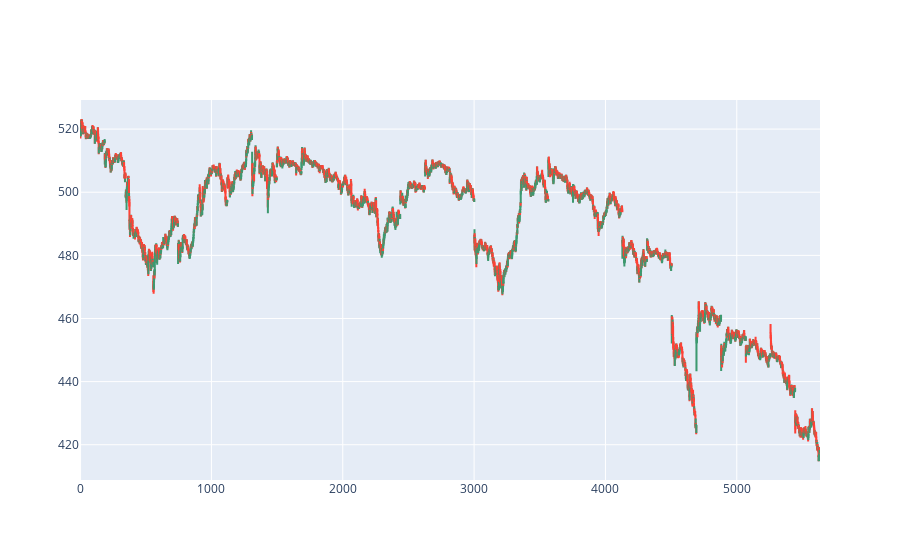

Notebook code for this chart:
### Code cell
fig = go.Figure(data = [go.Candlestick(x = tatamotors_2m.index, 
                open = tatamotors_2m['Open'],
                high = tatamotors_2m['High'],
                low = tatamotors_2m['Low'],
                close = tatamotors_2m['Close'])])
fig.update_layout(xaxis_rangeslider_visible = False, hovermode = 'x unified')
fig.update_xaxes(rangebreaks = [dict(pattern='hour', bounds=[15.5,9.5]), 
        dict(bounds = ['sat', 'mon'])])
# fig.update_xaxes(rangebreaks = [dict(bounds=['sat','mon'])])

fig.show()

### Figure 1 — Plotly figure (JSON) as saved in the notebook; plotly's stock layout.template omitted (floating-point values rounded to 4 significant figures; data arrays with more than 128 entries replaced by an {"elided": "..."} marker saying what was removed)
{"data": [{"close": {"elided": "5634 float values"}, "high": {"elided": "5634 float values"}, "low": {"elided": "5634 float values"}, "open": {"elided": "5634 float values"}, "type": "candlestick", "x": {"elided": "5634 int values"}}], "layout": {"hovermode": "x unified", "xaxis": {"rangebreaks": [{"bounds": [15.5, 9.5], "pattern": "hour"}, {"bounds": ["sat", "mon"]}], "rangeslider": {"visible": false}}}}
